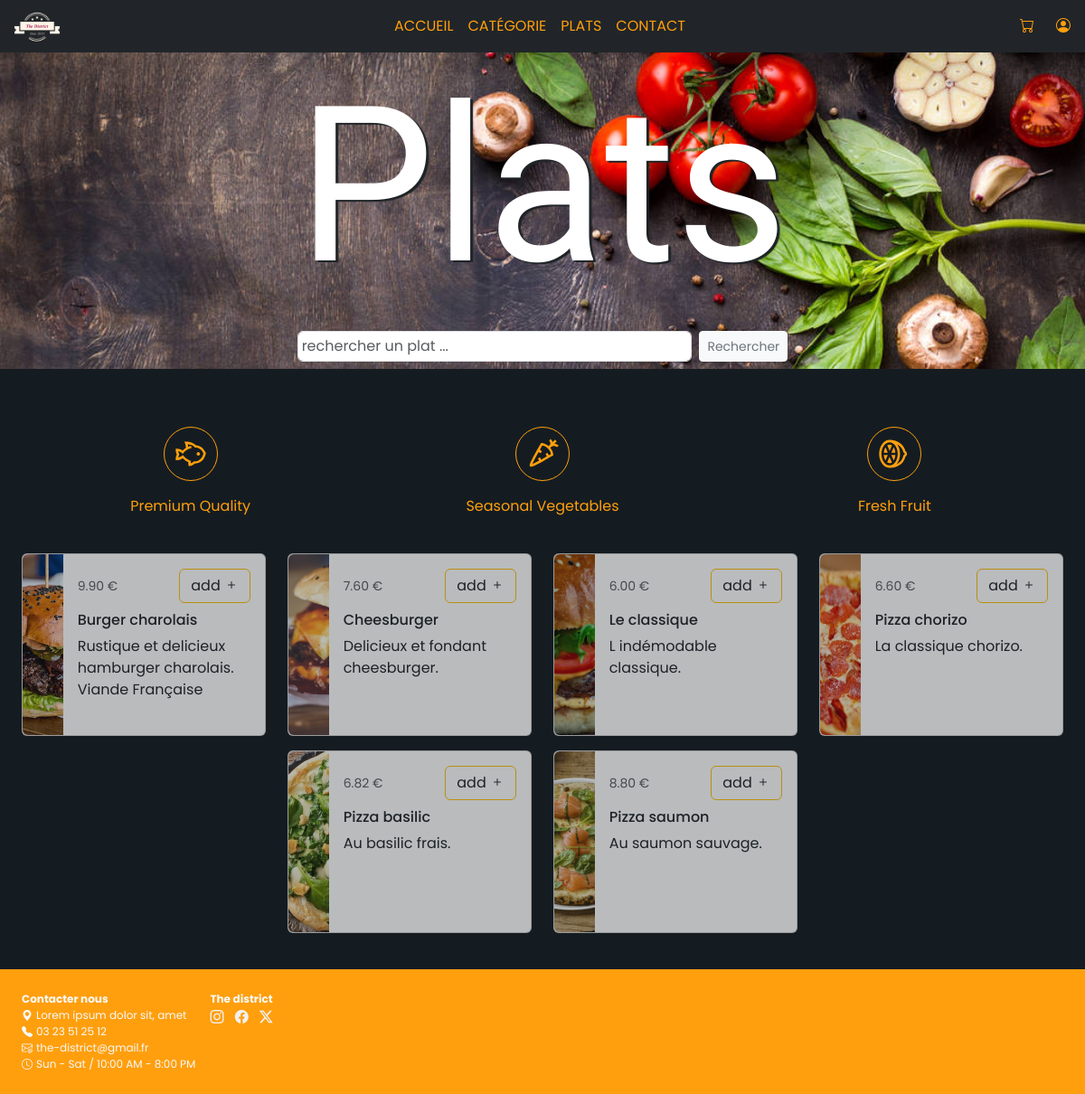
Before: /plats.php with the older database file.
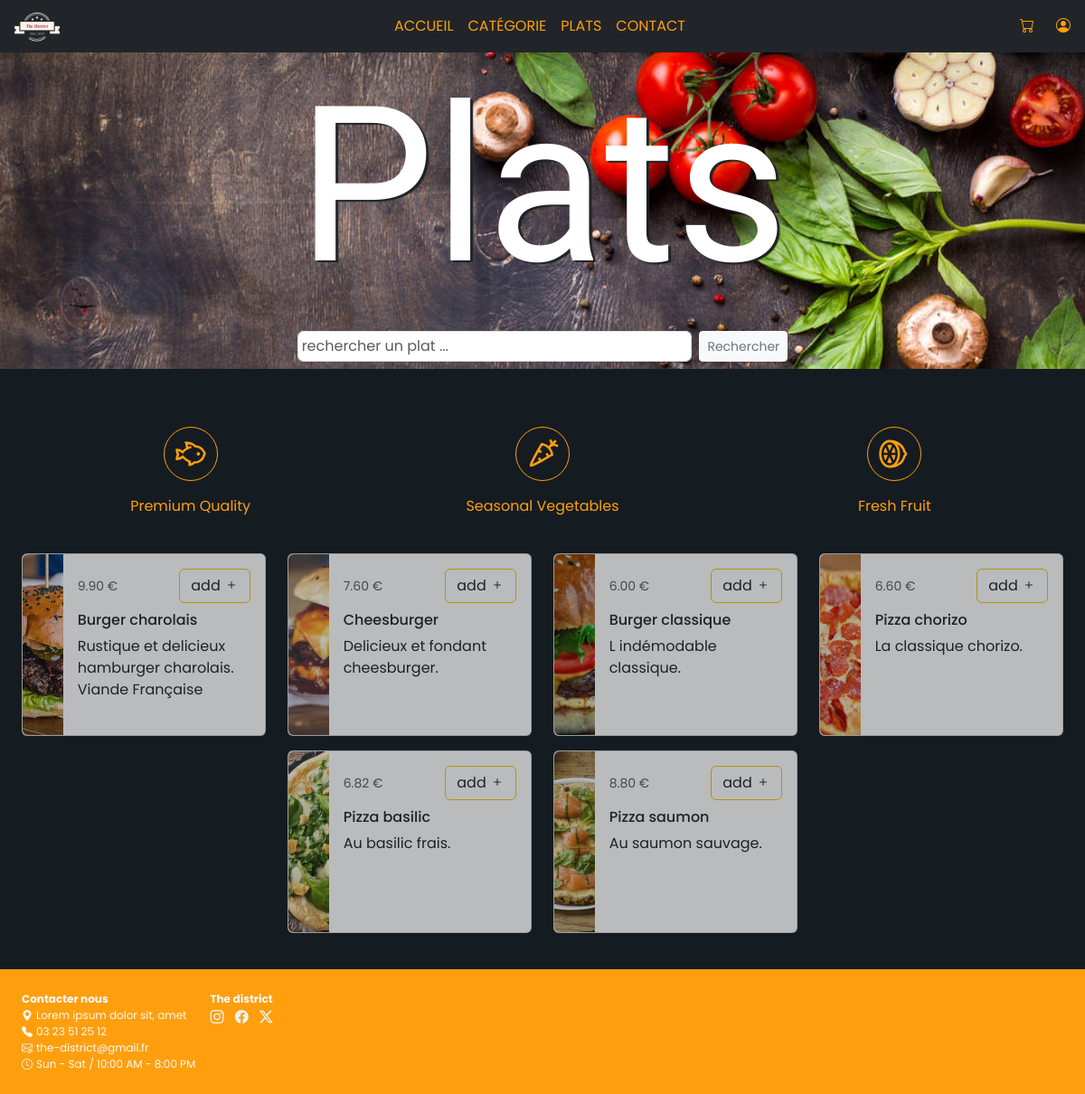
After: the same page with the newer database file.
### tables this page shows
CREATE TABLE `plat` (
  `id` int AUTO_INCREMENT PRIMARY KEY,
  `libelle` varchar(100) NOT NULL,
  `description` text NOT NULL,
  `prix` decimal(10,2) NOT NULL,
  `image` varchar(255) NOT NULL,
  `id_categorie` int NOT NULL,
  `active` varchar(10) NOT NULL,
  FOREIGN KEY (`id_categorie`) REFERENCES `categorie`(`id`)
);

### SQL/DAO.php (called while the page is built, shortened)
<?php
function get_plat($db) {
    $requete = $db->query("SELECT * FROM plat LIMIT 6");
    $tableau = $requete->fetchAll(PDO::FETCH_ASSOC);
    return $tableau;
}

### plats.php (the view, shortened to what this page needs)
<?php
$baniereTitle = "Plats";
$baniereImage = "assets/img/bg3.jpeg";
require 'header.php';
require 'SQL/DAO.php';
$db = connexionBase();
$requete_plat = get_plat($db);
?>
    <section>
      <div class="container-fluid p-4">
        <div class="row align-items-center justify-content-center container-plat">
            <?php foreach ($requete_plat as $food) : ?>
                <div class="col-9 col-md-6 col-lg-3" data-key="<?= $food['libelle']; ?>">
                  <div class="card mb-3" style="max-width: 540px;">
                    <div class="row g-0">
                      <div class="col-md-2">
                        <img src="<?= $food['image']; ?>" class="img-fluid rounded-start" alt="<?= $food['libelle']; ?>">
                      </div>
                      <div class="col-md-10">
                        <div class="card-body">
                          <div class="d-flex align-items-baseline justify-content-between align-self-end">
                            <p class="card-text"><small class="text-body-secondary"><?= $food['prix'] . ' '. '€'; ?></small></p>
                            <div class="btn small border-warning text-dark border-warning text-dark">add <i class="bi bi-plus"></i></div>
                          </div>
                          <h5 class="card-title fs-6"><?= $food['libelle']; ?></h5>
                          <p class="card-text"><?= $food['description']; ?></p>
                        </div>
                    </div>
                    </div>
                  </div>
                </div>
            <?php endforeach ?>
        </div>
      </div>
    </section>
<?php require 'footer.php' ?>

### header.php (shortened to what this page needs)
<!DOCTYPE html>
<html lang="fr">
<head>
  <link href="https://cdn.jsdelivr.net/npm/bootstrap@5.3.3/dist/css/bootstrap.min.css" rel="stylesheet"
>
  <link rel="stylesheet" href="https://cdn.jsdelivr.net/npm/bootstrap-icons@1.11.3/font/bootstrap-icons.min.css">
    <?php
      $uri = $_SERVER["REQUEST_URI"];
      echo "<link" .
      $return_value = match ($uri) {
        '/index.php' => ' rel="stylesheet" href="style.css">' ,
        '/categorie.php','/contact.php','/panier.php' => ' rel="stylesheet" href="/assets/css/categorie-contact.css">' ,
        '/plats.php' => ' rel="stylesheet" href="/assets/css/plat.css">' ,
        default => ' rel="stylesheet" href="style.css">',
      };
    ?>
</head>
<body>
  <header>
    <nav class="navbar navbar-expand-lg bg-dark p-1 justify-content-center">
      <div class="container-fluid d-flex justify-content-center gap-4">
        <a href="/accueil.php" class="me-auto"><img src="assets/img/logo_transparent.png" class="logo" alt="logo le district"></a>
        <a href="/panier.php" class="d-md-flex order-md-5"><i class="bi bi-cart panier"></i></a>
        <a href="/user-account.php" class="d-md-flex order-md-5"><i class="bi bi-person-circle account"></i></a>
        <div class="offcanvas offcanvas-start bg-dark" tabindex="-1" id="offcanvasNavbar"
          aria-labelledby="offcanvasNavbarLabel">
          <div class="offcanvas-body d-flex justify-content-center">
            <ul class="navbar-nav">
              <li class="nav-item">
                <a class="nav-link text-uppercase" aria-current="page" href="/index.php">Accueil</a>
              </li>
              <li class="nav-item">
                <a class="nav-link text-uppercase" href="/categorie.php">catégorie</a>
              </li>
              <li class="nav-item">
                <a class="nav-link text-uppercase link-plats" href="/plats.php">plats</a>
              </li>
              <li class="nav-item">
                <a class="nav-link text-uppercase" href="/contact.php">contact</a>
              </li>
            </ul>
          </div>
        </div>
      </div>
    </nav>
<div class="container-items position-relative d-flex justify-content-center align-items-center">
  <img class="card-img position-relative"
    <?php if ($_SERVER["REQUEST_URI"] === "/index.php" || $_SERVER["REQUEST_URI"] === "/plats.php"  || $_SERVER["REQUEST_URI"] === "/panier.php" ): ?>
        src="<?= $baniereImage; ?>"
        alt="jeune femme dégustant son repas au restaurant le district"
    <?php else: ?>
        src="<?= $baniereImage; ?>"
        alt="photo de légumes savoureux"
    <?php endif; ?>
  >
  <div class="text-banniere position-absolute">
    <h5 class="card-title text-white"><?= $baniereTitle ?></h5>
    <?php $debut_page_courante = basename($_SERVER['PHP_SELF']);?>
    <?php if ($debut_page_courante === "index.php" || $debut_page_courante === "plats.php"): ?>
      <div class="input-group input-group-sm mb-1 justify-content-center d-flex">
        <form action="recherche.php" method="get" class="d-flex w-100">
            <input type="text" name="search" placeholder="rechercher un plat ..."
                  value="<?php echo isset($_GET['search']) ? htmlspecialchars($_GET['search']) : ''; ?>"
                  required class="p-1 form-control me-2">
            <input type="submit" class="btn btn-light btn-sm text-secondary" value="Rechercher">
        </form>
      </div>
    <?php endif; ?>
  </div>
</div>
    <div class="container-fluid p-4">
    </div>
    <?php if ($_SERVER["REQUEST_URI"] === "/index.php" || $_SERVER["REQUEST_URI"] === "/plats.php" || $_SERVER["REQUEST_URI"] === "/categorie.php"): ?>
        <div class="container-fluid container-district">
          <div class="row d-flex justify-content-center text-center text-white p-3">
              <div class="col-4">
                <img src="assets/svgs/fish.svg" alt="" class="label-food mb-3">
                <span class="title d-block">Premium Quality</span>
              </div>
              <div class="col-4">
                <img src="assets/svgs/vegetables.svg" alt="" class="label-food mb-3">
                <span class="title d-block">Seasonal Vegetables</span>
              </div>
              <div class="col-4">
                <img src="assets/svgs/fruit.svg" alt="" class="label-food mb-3">
                <span class="title d-block">Fresh Fruit</span>
              </div>
          </div>
      </div>
    <?php endif; ?>
  </header>
  <main>

### footer.php (shortened to what this page needs)
</main>
<footer>
  <div class="container-footer d-flex flex-column gap-4 p-4 text-light">
    <div class="d-flex gap-3">
      <div>
        <span class="d-block fw-bold">Contacter nous</span>
        <span class="d-block"><i class="bi bi-geo-alt-fill me-1"></i>Lorem ipsum dolor sit, amet</span>
        <span class="d-block"><i class="bi bi-telephone-fill me-1"></i>03 23 51 25 12</span>
        <span class="d-block"><i class="bi bi-envelope-at me-1"></i>the-district@gmail.fr</span>
        <span class="d-block"><i class="bi bi-clock me-1"></i>Sun - Sat / 10:00 AM - 8:00 PM</span>
      </div>
      <div>
        <span class="d-block fw-bold">The district</span>
        <a href="#"><i class="bi bi-instagram me-1"></i></a>
        <a href="#"><i class="bi bi-facebook me-1"></i></a>
        <a href="#"><i class="bi bi-twitter-x me-1"></i></a>
      </div>
    </div>
  </div>
</footer>
</body>
</html>

### assets/css/plat.css (style rules this page uses)
body { font-family: Arial, Helvetica, sans-serif; font-family: "Poppins", sans-serif; background-color: #151C21; font-size: clamp(10px, 3vmin, 16px); }
:root { --color-main : #151C21; --shadow-color : #1E2326; --white-color : #f1f1f1; --accent-color : #FF9F0D; --logo-color : #980848; }
main { display: flex; flex-direction: column; align-items: center; }
.navbar-nav li a { color: var(--accent-color); }
.logo { height: 50px; }
.account , .recherche, .panier { color: var(--accent-color); }
.container-items img { height: 350px; object-fit: cover; object-position: top; }
.text-banniere h5 { font-size: 20vmin; font-family: updock, cursive; text-shadow: 3px 2px 1px var(--shadow-color); text-align: center; }
.label-food { width: 60px; border-radius: 50%; border: 1px solid var(--accent-color); }
header span { color: var(--accent-color); }
.container-plat img, .food-card img { width: 100%; height: 200px; object-fit: cover; object-position: center; }
.card { opacity: 0.7; }
.container-footer { font-size: 12px; background: var(--accent-color); }
.container-footer a { color: var(--white-color); font-size: 15px; margin-right: 5px; }

Changed rows visible on the page:
changed plat "L indémodable classique.": libelle "Le classique" → "Burger classique"
